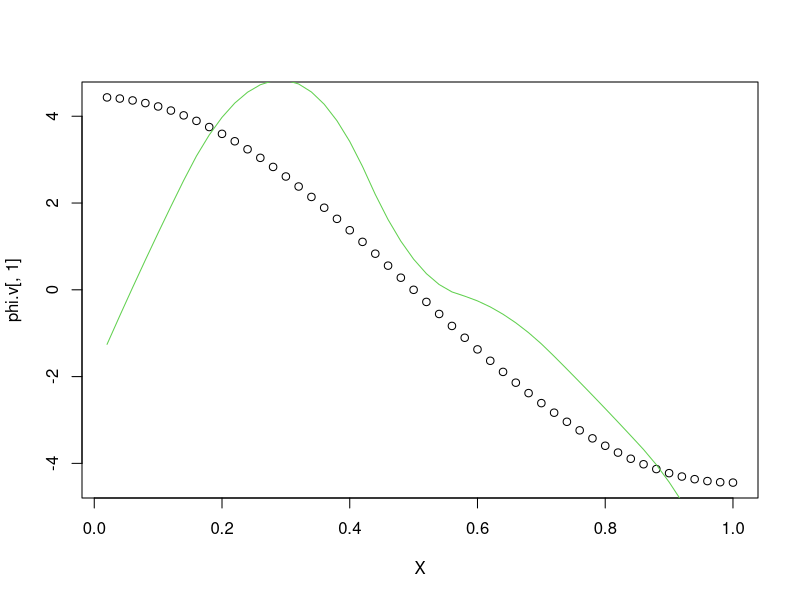
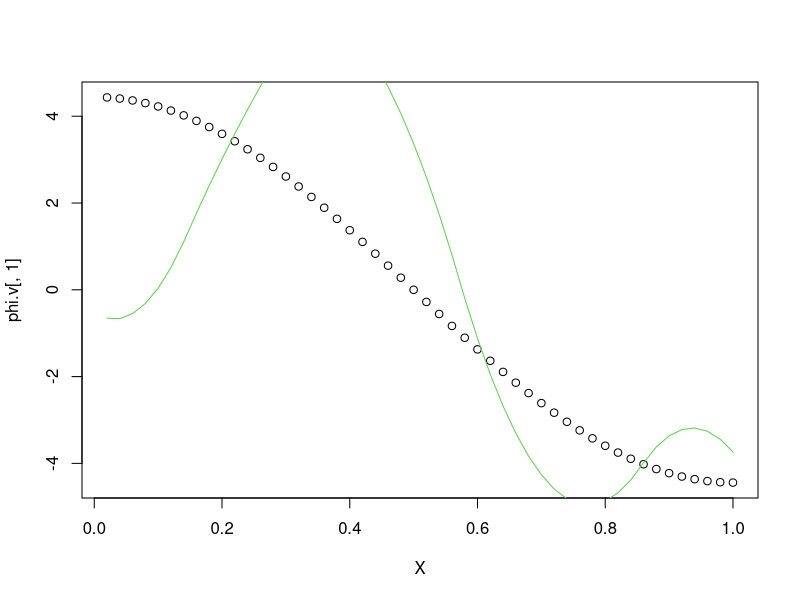
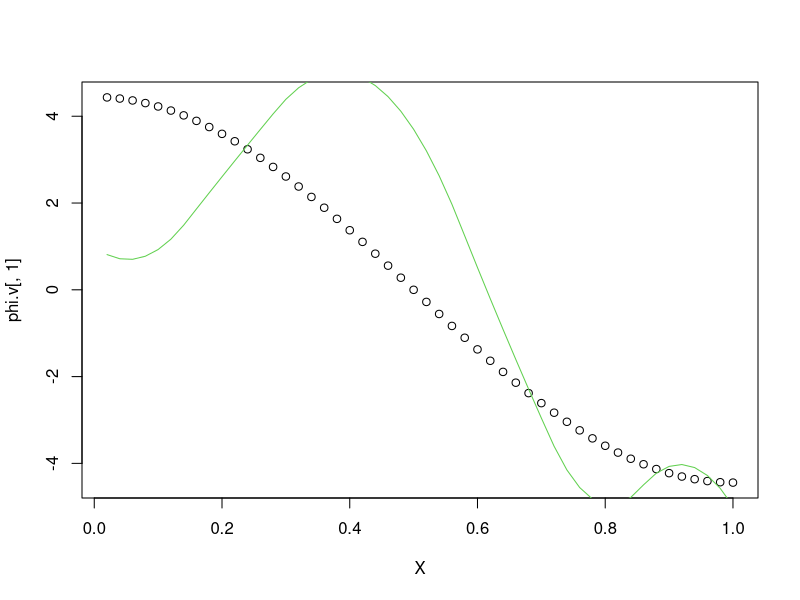
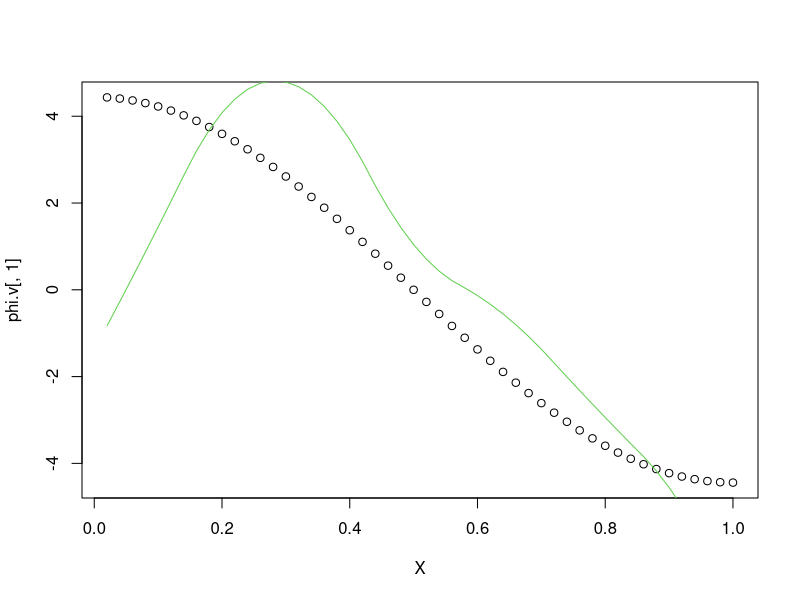
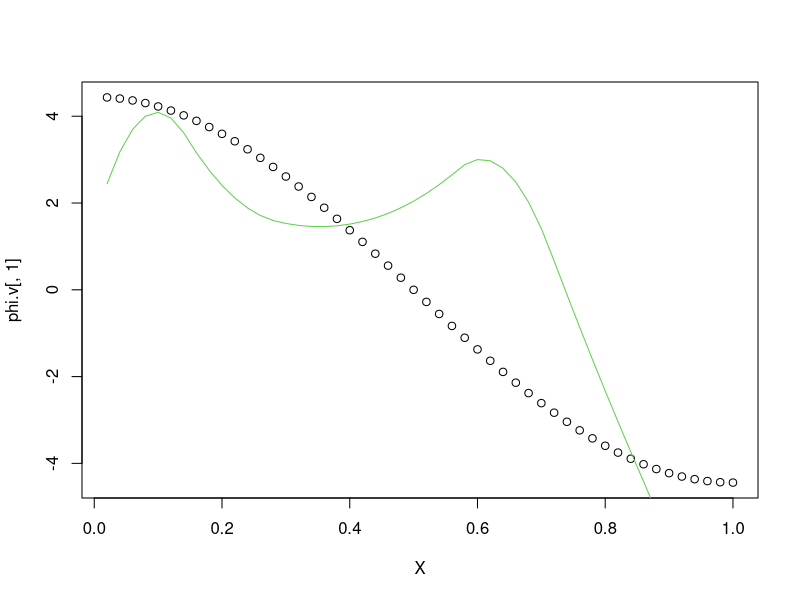
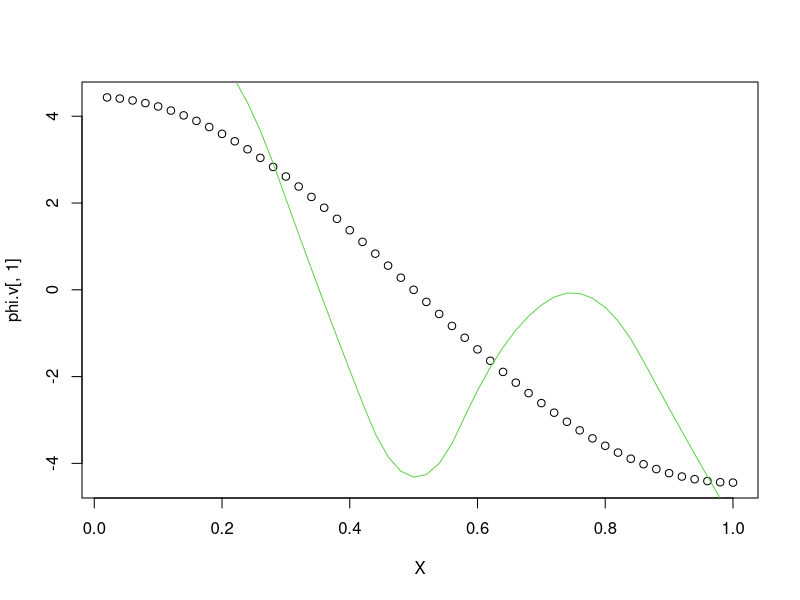
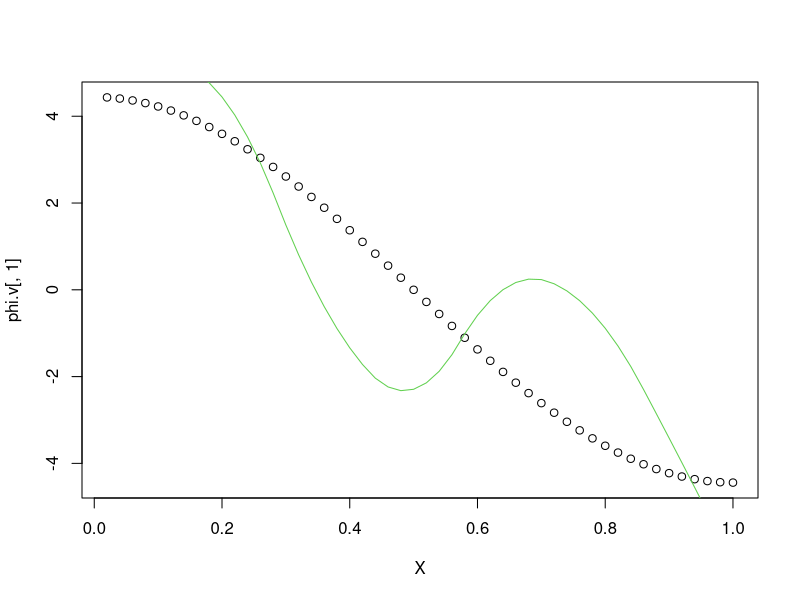
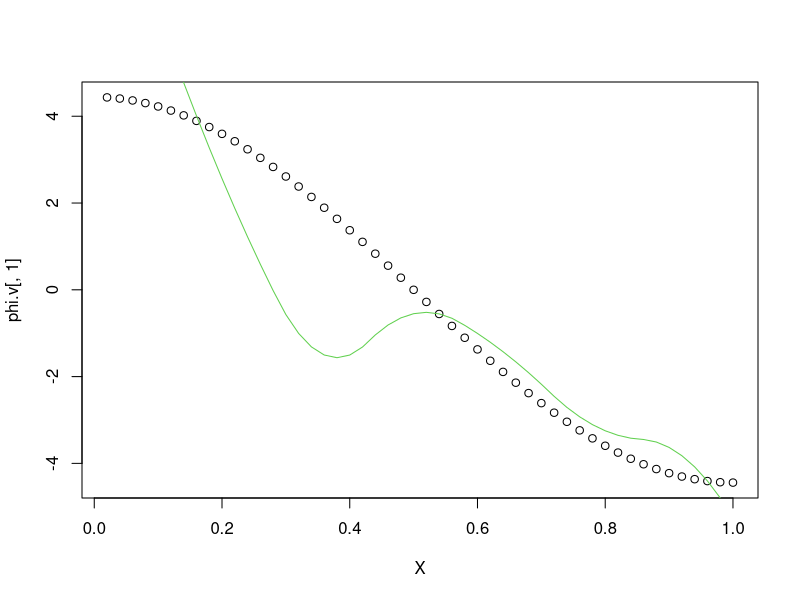

Write the R code that produced these figures, in order. (Note: a time limit stopped this script after it produced the figures.)
library(MASS)
library(splines)

##Order=Order1=Order2=3 
#0: constant 
#1 linear 
#2 quadratic 
#3 cubic
##if using bs, Order must >2

p=4 ## cubic spline 
v=1

set.seed(500)

sigma=0.1
boot=5000


num=c(30,30,30,30, 50,50,50,50,100,100,100,100)
Num=c(50,100,150,200,50,100,150,200,100,200,300,400)



Ns2<-6

result=matrix(0,2,length(num))
alpha1=0.05
alpha2=0.01

Ntest=200
test= seq(1/Ntest,1,1/Ntest)
 
nsims=500 ### no. of replications for coverage frequence

select=rep(0,nsims)
select.knot=rep(0,length(num))

for (jj in 1:length(num))
{
 n<- num[jj]
 N<-Num[jj] 
 
 ns1=seq(floor(n^(1/6)),min(10*floor((N/log(n))^(1/3)),floor(n/4),20),1)
 X=seq(1/N,1,1/N)

#######################################
# True mu and True V
#######################################
 Kappa=8
 phi=phi.v=matrix(0,N,Kappa)
 phi.test=matrix(0,Ntest,Kappa)
  
 for(k in 1:Kappa)
 {
  if(k<5){
  phi[,k]=2^(1/2)*sin(pi*k*X)
  phi.test[,k]=2^(1/2)*sin(pi*k*test)
  }
  if(k>4){
  phi[,k]=2^(1/2)*cos(pi*(k-4)*X)
  phi.test[,k]=2^(1/2)*cos(pi*(k-4)*test)
  }
 }
 for(k in 1:Kappa)
 {
  if(k<5){
  phi.v[,k]=2^(1/2)*pi*k*cos(pi*k*X)
 }
 
 if(k>4){
 phi.v[,k]=-2^(1/2)*pi*k*sin(pi*k*X)
 }
   }
 lamdaK=1/(2^seq(0,(Kappa-1)))
 TrueM=4*X+(2*pi)^(-0.5)/0.1*exp(-(X-0.5)^2/2/0.01)
 TrueM.test=4*test+(2*pi)^(-0.5)/0.1*exp(-(test-0.5)^2/2/0.01)
   
 TrueM.v=4-(X-0.5)/0.01/0.1*(2*pi)^(-0.5)*exp(-(X-0.5)^2/2/0.01)
 TrueM.v.test=4-(test-0.5)/0.01/0.1*(2*pi)^(-0.5)*exp(-(test-0.5)^2/2/0.01)        ##############*************

 #psi=phi%*%diag(sqrt(lamdaK))
 #G=psi%*%t(psi)

 #phi.v=matrix(0,N,Kappa)
 #for(k in 1:Kappa)
 #{
 # phi.v[,k]=2^(1/2)*k*pi*cos(pi*k*X)
 #}
 #psi.v=phi.v%*%diag(sqrt(lamdaK))
 #V=psi.v%*%t(psi.v)
 #diag(V)


###############################
#	Knots for covariance	#
###############################

 knots2=seq(0,1,length=Ns2+2)
 XB1.p2<-bs(X,knots=knots2[-c(1,(Ns2+2))],degree=p-1,intercept=TRUE,Boundary.knots=knots2[c(1,(Ns2+2))]) 
 XB1.p2.test<-bs(test,knots=knots2[-c(1,(Ns2+2))],degree=p-1,intercept=TRUE,Boundary.knots=knots2[c(1,(Ns2+2))])
   
 XB.1.p2<-bs(X,knots=knots2[-c(1,(Ns2+2))],degree=p-2,intercept=TRUE,Boundary.knots=knots2[c(1,(Ns2+2))])
 XB.1.p2.test<-bs(test,knots=knots2[-c(1,(Ns2+2))],degree=p-2,intercept=TRUE,Boundary.knots=knots2[c(1,(Ns2+2))])

 D=diag(-1,Ns2+p)
 D[row(D) == col(D) + 1]<- 1
 D[,-(Ns2+p)]->D2 

 s=1
 t(D2)->A2
 for (i in 1:(p-s-1))
 {
  A2[i,]*(p-s)/(p-(p-s-i+1))->A2[i,]
  A2[(Ns2+p-i-s+1),]*(p-s)/(p-(p-s-i+1))->A2[(Ns2+p-s),]
 }
 t(A2)->D2

 xknots=matrix(0,(N^2),((Ns2+p)*(Ns2+p)))
 xknots.v=matrix(0,(N^2),((Ns2+p)*(Ns2+p)))
 xknots.v.test=matrix(0,(N*Ntest),((Ns2+p)*(Ns2+p)))

 (Ns2+1)*XB.1.p2%*%t(D2)->XB.1.v
 (Ns2+1)*XB.1.p2.test%*%t(D2)->XB.1.v.test

 for(j in 1:N){
  for(k in 1:N){
  	xknots.v[((j-1)*N+k),]<-kronecker(XB1.p2[j,],XB.1.v[k,])
    }
   }

 for(j in 1:N){
  for(k in 1:N){
  	xknots[((j-1)*N+k),]<-kronecker(XB1.p2[k,],XB1.p2[j,])
    }
   }

 solve(t(xknots)%*%(xknots))%*%t(xknots)->Beta

 for(j in 1:N){
  for(k in 1:(Ntest)){
  	xknots.v.test[((j-1)*(Ntest)+k),]<-kronecker(XB1.p2[j,],XB.1.v.test[k,])
    }
   }
 
##############################
#    repetition 500 times    #
##############################

 Ghat=Vhat=matrix(0,N,N)
 C=matrix(0,N,N)
 Cij<-matrix(0,Ntest^2,1,byrow=T)
 #Cij[-c((0:(N-1))*(N+1)+1),]->workCij
 YY=matrix(0,n,N)
 Y=rep(0,N)
 GCV=rep(0,length(ns1))
 con1=con2=rep(0,nsims) 

###########################
#    Start generating Y   #
###########################

 for(kk in 1:nsims)
 {
  kxi=matrix(0,n,Kappa)
  for(j in 1:Kappa)
  {
   kxi[,j]<-rnorm(n,mean=0,sd=sqrt(lamdaK[j]))
  }

  for(j in 1:N)
  { 
  YY[,j]=TrueM[j]
  for(k in 1:Kappa)
  {
   YY[,j]=YY[,j]+kxi[,k]*phi[j,k]
  }
  YY[,j]=YY[,j]+sigma*(rnorm(n))
 }
 matrix(colMeans(YY),N,1)->Y

############################
#   GCV knot selection     #
############################
 
 for(kn in 1:length(ns1))
 {
  Ns1<-ns1[kn]
  knots1=seq(0,1,length=Ns1+2)

############################
#     Spline Basis         #
############################
 
  XB1<-bs(X,knots=knots1[-c(1,(Ns1+2))],degree=p-1,intercept=TRUE,Boundary.knots=knots1[c(1,(Ns1+2))]) 
  solve(t(XB1)%*%(XB1))%*%t(XB1)->beta  
  XB1%*%beta->Hlamda
  mhat=Hlamda%*%Y
  GCV[kn]=mean((Y-mhat)^2)/(1- sum(diag(Hlamda))/N)^2
 }

 Ns1=ns1[which.min(GCV)]
 Ns1->select[kk]
 #print(Ns1)

############################
#     Use selected knots   #
############################

 knots1=seq(0,1,length=Ns1+2)
 XB1<-bs(X,knots=knots1[-c(1,(Ns1+2))],degree=p-1,intercept=TRUE,Boundary.knots=knots1[c(1,(Ns1+2))]) 
 XB1.test<-bs(test,knots=knots1[-c(1,(Ns1+2))],degree=p-1,intercept=TRUE,Boundary.knots=knots1[c(1,(Ns1+2))]) 
 beta=solve(t(XB1)%*%(XB1))%*%t(XB1) 
 bhat=beta%*%Y
 mhat=XB1%*%bhat
 mhat.test=XB1.test%*%bhat

################
 XB.1<-bs(X,knots=knots1[-c(1,(Ns1+2))],degree =p-2,intercept=TRUE,Boundary.knots=knots1[c(1,(Ns1+2))])
 XB.1.test<-bs(test,knots=knots1[-c(1,(Ns1+2))],degree=p-2,intercept=TRUE,Boundary.knots=knots1[c(1,(Ns1+2))])                     

 D=diag(-1,Ns1+p)
 D[row(D) == col(D) + 1]<- 1
 D[,-(Ns1+p)]->D1 
 t(D1)->A1
  
 s=1
 for (i in 1:(p-s-1))
 {
  A1[i,]*(p-s)/(p-(p-s-i+1))->A1[i,]
  A1[(Ns1+p-i-s+1),]*(p-s)/(p-(p-s-i+1))->A1[(Ns1+p-i-s+1),]
 }
 t(A1)->D1
        
 mhat.v=as.vector((Ns1+1)*XB.1%*%t(D1)%*%bhat)   
 mhat.v.test=as.vector((Ns1+1)*XB.1.test%*%t(D1)%*%bhat)  
    
###############################
#		Get Ghat		#
###############################

 for(j in 1:N)
 {
   for(k in j:N)
   {
     C[j,k]<-C[k,j]<-mean((YY[,j]-mhat[j])*(YY[,k]-mhat[k])) 
   }
 }
 
 Cij<-matrix(C,N^2,1,byrow=T)
 Beta%*%(Cij)->lamda.hat
 xknots.v%*%lamda.hat->BB.v
 xknots.v.test%*%lamda.hat->BB.v.test
  
 matrix(BB.v.test,N,Ntest,byrow=T)->Ghat.v.test
 matrix(BB.v,N,N,byrow=T)->Ghat.v
    
 xknots%*%lamda.hat->BB
 matrix(BB,N,N,byrow=T)->Ghat

#############################
# Get phihat and phi.v.hat  #
#############################

 evalues<-(eigen(Ghat/N,symmetric=T)$value)
 #Kappa=sum(cumsum(evalues)/sum(evalues)<0.95)+1
 Kappa=8
 lamdaK.hat<-evalues[1:Kappa]

 phi.hat<-(eigen(Ghat/N,symmetric=T)$vectors[,1:Kappa])*sqrt(N)
 phi.hat<-matrix(phi.hat,N,Kappa)
 phisign=apply(sign(phi)==sign(phi.hat),2,mean)
 phi.hat=t(t(phi.hat)*(2*(phisign>0.5)-1))
 t(phi.hat)%*%(Ghat.v/N)/lamdaK.hat->phi.v.hat
 t(phi.hat)%*%(Ghat.v.test/N)/lamdaK.hat->phi.v.hat.test

 plot(X,phi.v[,1])
 lines(X,phi.v.hat[1,],type="l",col=3)

############################### 
#		get Vhat		#
###############################
 Vhat=matrix(0,N,N)
 Vhat.test=matrix(0,Ntest,Ntest)
 psi.v.hat=t(phi.v.hat)%*%diag(sqrt(lamdaK.hat))
 psi.v.hat.test=t(phi.v.hat.test)%*%diag(sqrt(lamdaK.hat))
 psi.v=t(phi.v.hat)%*%diag(sqrt(lamdaK.hat))
 Vhat=psi.v.hat%*%t(psi.v.hat)    
 Vhat.test=psi.v.hat.test%*%t(psi.v.hat.test)
 #diag(Vhat.test)

############################### 
#	generate qunatile		# 
###############################

 boot=1000
 zeta=rep(0,boot)
 
 matrix(rnorm(Kappa*boot,0,1),boot,Kappa)->Z1

 Xi=rep(0,boot)
	
 for(b in 1:boot){
  zeta=rep(0,N)
  for(k in 1:Kappa){
   zeta=zeta+phi.v.hat[k,]*lamdaK.hat[k]^0.5*Z1[b,k]
  }
  var.zeta=rep(0,N)
  for(k in 1:Kappa){
   var.zeta=var.zeta+(phi.v.hat[k,]*lamdaK.hat[k]^0.5)^2
  }
  zeta=zeta/(var.zeta)^(0.5)
  Xi[b]<- max(abs(zeta))
 }
 
 quantile(Xi,c(1-alpha1,1-alpha2))->Q
 
 mhat.v.test+Q[1]*n^(-1/2)*(diag(Vhat.test))^0.5->uptest1
 mhat.v.test-Q[1]*n^(-1/2)*(diag(Vhat.test))^0.5->lowtest1

 mhat.v.test+Q[2]*n^(-1/2)*(diag(Vhat.test))^0.5->uptest2
 mhat.v.test-Q[2]*n^(-1/2)*(diag(Vhat.test))^0.5->lowtest2
 
 (sum( ((TrueM.v.test>=lowtest1)*(TrueM.v.test<=uptest1)))== Ntest)->con1[kk]
 (sum( ((TrueM.v.test>=lowtest2)*(TrueM.v.test<=uptest2)))== Ntest)->con2[kk]

 #plot(test,mhat.v.test,type="l", ylim=c(min(lowtest2)-1, max(uptest2)+1), ylab=expression(mu^(1)),xlab="t")
 #lines(test,TrueM.v.test,col=3,lty=4,lwd=2)
 #lines(cbind(test,lowtest1),col=2,lty=2,lwd=2)
 #lines(cbind(test,uptest1),col=2,lty=2,lwd=2)
 #lines(cbind(test,lowtest2),col=4,lty=3,lwd=2)
 #lines(cbind(test,uptest2),col=4,lty=3,lwd=2)

 #print(kk)
 
  }

 mean(con1)->result[1,jj]
 mean(con2)->result[2,jj]
 mean(select)->select.knot[jj]
 
 print(result[,jj])
 }
 #sigma
 sigma
 #num
 num
 #Num
 Num
 #Order1
 result
